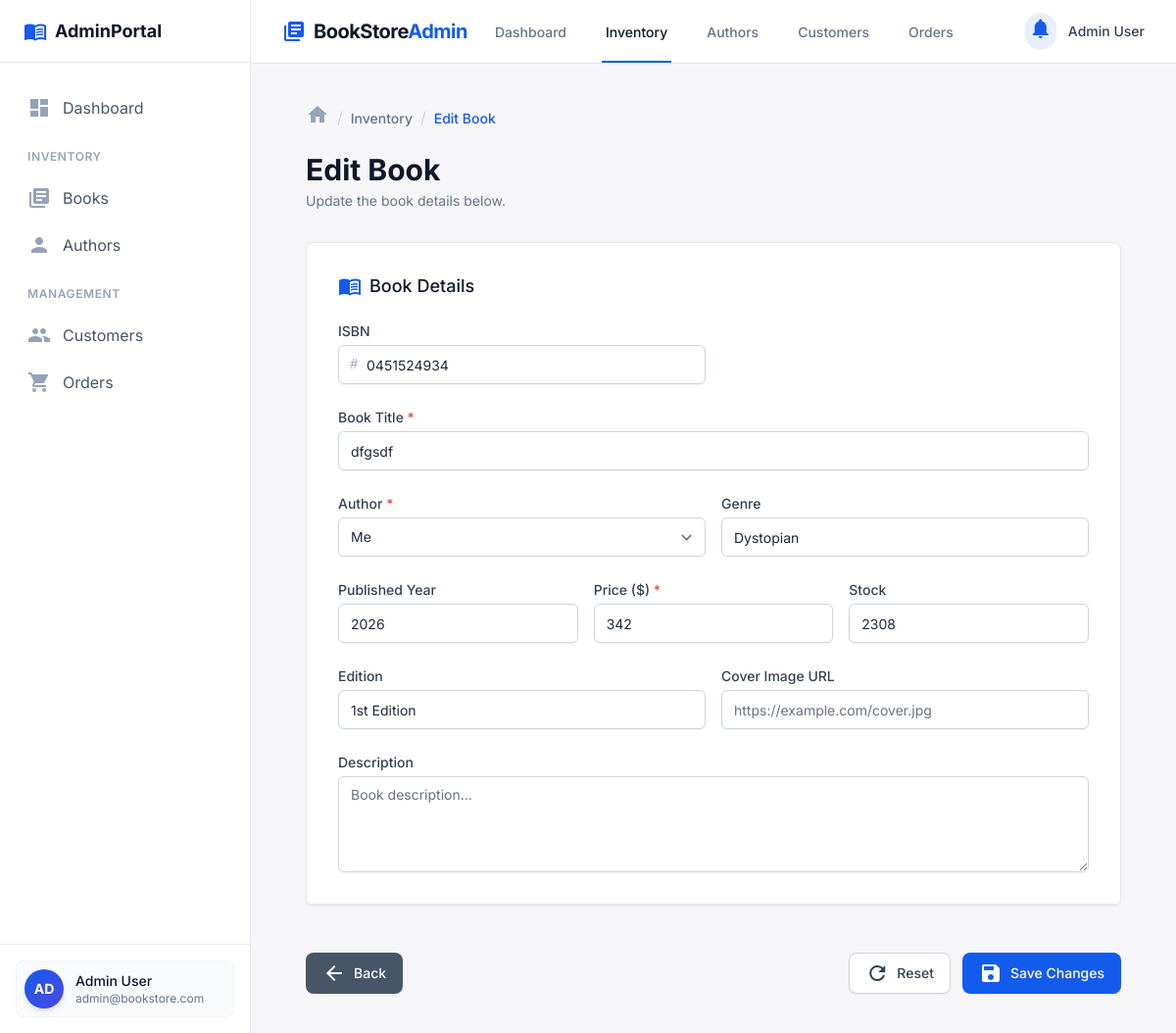
/index.php?page=editbook&id=1, run on the app's committed database.
### tables this page shows
CREATE TABLE BOOKS (
    BOOK_ID INTEGER PRIMARY KEY AUTOINCREMENT,
    TITLE TEXT NOT NULL,
    AUTHOR_ID INTEGER NOT NULL,
    ISBN TEXT, 
    GENRE TEXT,
    PUBLISHED_YEAR INTEGER,
    PRICE REAL NOT NULL,
    STOCK INTEGER,
    EDITION TEXT,
    COVER_URL TEXT,
    DESCRIPTION TEXT,
    FOREIGN KEY (AUTHOR_ID) REFERENCES AUTHORS(AUTHOR_ID)
);

CREATE TABLE AUTHORS (
    AUTHOR_ID INTEGER PRIMARY KEY AUTOINCREMENT,
    NAME TEXT NOT NULL,
    BIOGRAPHY TEXT
, ROYALTY REAL DEFAULT 0.0);

### views/EditBook.php (the view, shortened to what the rows shown need)
<?php
require_once __DIR__ . '/../controllers/BookController.php';
require_once __DIR__ . '/../controllers/AuthorController.php';
$authors = getAllAuthors();
$book = null;
if (!isset($_GET['id'])) {
    $error = 'No book selected.';
} else {
    $book = getBookById(intval($_GET['id']));
}
?>
<!DOCTYPE html>
<html lang="en">
<head>
    <script src="https://cdn.tailwindcss.com?plugins=forms,container-queries"></script>
    <script id="tailwind-config">
        tailwind.config = {
            darkMode: "class",
            theme: {
                extend: {
                    colors: {
                        "primary": "#135bec",
                        "primary-hover": "#0f4bc2",
                        "background-light": "#f6f6f8",
                        "background-dark": "#101622",
                    },
                    fontFamily: {
                        "display": ["Inter", "sans-serif"]
                    },
                    borderRadius: {"DEFAULT": "0.25rem", "lg": "0.5rem", "xl": "0.75rem", "full": "9999px"},
                },
            },
        }
    </script>
</head>
<body class="bg-background-light dark:bg-background-dark font-display text-slate-800 dark:text-slate-200 min-h-screen flex flex-col">
    <main class="flex-grow py-10">
        <div class="max-w-4xl mx-auto px-4 sm:px-6 lg:px-8">
            <div class="md:flex md:items-center md:justify-between mb-8">
                <div class="flex-1 min-w-0">
                    <h2 class="text-2xl font-bold leading-7 text-slate-900 dark:text-white sm:text-3xl sm:truncate">
                        Edit Book
                    </h2>
                </div>
            </div>
            <?php if ($book): ?>
            <form action="#" class="space-y-6" method="POST">
                <div class="bg-white dark:bg-slate-900 shadow-sm rounded-lg border border-slate-200 dark:border-slate-800 overflow-hidden">
                    <div class="p-6 sm:p-8 space-y-6 border-b border-slate-200 dark:border-slate-800">
                        <h3 class="text-lg leading-6 font-medium text-slate-900 dark:text-white flex items-center gap-2">
                            <span class="material-icons text-primary text-xl">menu_book</span>
                            Book Details
                        </h3>
                        <div class="grid grid-cols-1 gap-y-6 gap-x-4 sm:grid-cols-6">
                            <div class="sm:col-span-3">
                                <label class="block text-sm font-medium text-slate-700 dark:text-slate-300" for="isbn">
                                    ISBN
                                </label>
                                <div class="mt-1 relative rounded-md shadow-sm">
                                    <div class="absolute inset-y-0 left-0 pl-3 flex items-center pointer-events-none">
                                        <span class="text-slate-400 text-sm font-mono">#</span>
                                    </div>
                                    <input class="focus:ring-primary focus:border-primary block w-full pl-7 sm:text-sm border-slate-300 dark:border-slate-700 dark:bg-slate-800 dark:text-white rounded-md h-10" id="isbn" name="isbn" placeholder="Enter ISBN" type="text" value="<?= htmlspecialchars($book['ISBN'] ?? '') ?>"/>
                                </div>
                            </div>
                            <div class="sm:col-span-6">
                                <label class="block text-sm font-medium text-slate-700 dark:text-slate-300" for="title">
                                    Book Title <span class="text-red-500">*</span>
                                </label>
                                <div class="mt-1">
                                    <input class="shadow-sm focus:ring-primary focus:border-primary block w-full sm:text-sm border-slate-300 dark:border-slate-700 dark:bg-slate-800 dark:text-white rounded-md h-10 px-3" id="title" name="title" placeholder="e.g. The Great Gatsby" type="text" value="<?= htmlspecialchars($book['TITLE'] ?? '') ?>" required/>
                                </div>
                            </div>
                            <div class="sm:col-span-3">
                                <label class="block text-sm font-medium text-slate-700 dark:text-slate-300" for="author_id">
                                    Author <span class="text-red-500">*</span>
                                </label>
                                <div class="mt-1">
                                    <select class="shadow-sm focus:ring-primary focus:border-primary block w-full sm:text-sm border-slate-300 dark:border-slate-700 dark:bg-slate-800 dark:text-white rounded-md h-10 px-3" id="author_id" name="author_id" required>
                                        <?php foreach ($authors as $author): ?>
                                            <option value="<?= $author['AUTHOR_ID'] ?>" <?= ($book && $book['AUTHOR_ID'] == $author['AUTHOR_ID']) ? 'selected' : '' ?>><?= htmlspecialchars($author['NAME']) ?></option>
                                        <?php endforeach; ?>
                                    </select>
                                </div>
                            </div>
                            <div class="sm:col-span-3">
                                <label class="block text-sm font-medium text-slate-700 dark:text-slate-300" for="genre">
                                    Genre
                                </label>
                                <div class="mt-1">
                                    <input class="shadow-sm focus:ring-primary focus:border-primary block w-full sm:text-sm border-slate-300 dark:border-slate-700 dark:bg-slate-800 dark:text-white rounded-md h-10 px-3" id="genre" name="genre" placeholder="e.g. Fiction" type="text" value="<?= htmlspecialchars($book['GENRE'] ?? '') ?>"/>
                                </div>
                            </div>
                            <div class="sm:col-span-2">
                                <label class="block text-sm font-medium text-slate-700 dark:text-slate-300" for="published_year">
                                    Published Year
                                </label>
                                <div class="mt-1">
                                    <input class="shadow-sm focus:ring-primary focus:border-primary block w-full sm:text-sm border-slate-300 dark:border-slate-700 dark:bg-slate-800 dark:text-white rounded-md h-10 px-3" id="published_year" name="published_year" placeholder="e.g. 2023" type="number" min="1000" max="<?= date('Y') ?>" value="<?= htmlspecialchars($book['PUBLISHED_YEAR'] ?? '') ?>"/>
                                </div>
                            </div>
                            <div class="sm:col-span-2">
                                <label class="block text-sm font-medium text-slate-700 dark:text-slate-300" for="price">
                                    Price ($) <span class="text-red-500">*</span>
                                </label>
                                <div class="mt-1">
                                    <input class="shadow-sm focus:ring-primary focus:border-primary block w-full sm:text-sm border-slate-300 dark:border-slate-700 dark:bg-slate-800 dark:text-white rounded-md h-10 px-3" id="price" name="price" placeholder="0.00" step="0.01" min="0" type="number" value="<?= htmlspecialchars($book['PRICE'] ?? '') ?>" required/>
                                </div>
                            </div>
                            <div class="sm:col-span-2">
                                <label class="block text-sm font-medium text-slate-700 dark:text-slate-300" for="stock">
                                    Stock
                                </label>
                                <div class="mt-1">
                                    <input class="shadow-sm focus:ring-primary focus:border-primary block w-full sm:text-sm border-slate-300 dark:border-slate-700 dark:bg-slate-800 dark:text-white rounded-md h-10 px-3" id="stock" name="stock" placeholder="0" min="0" type="number" value="<?= htmlspecialchars($book['STOCK'] ?? '') ?>"/>
                                </div>
                            </div>
                            <div class="sm:col-span-3">
                                <label class="block text-sm font-medium text-slate-700 dark:text-slate-300" for="edition">
                                    Edition
                                </label>
                                <div class="mt-1">
                                    <input class="shadow-sm focus:ring-primary focus:border-primary block w-full sm:text-sm border-slate-300 dark:border-slate-700 dark:bg-slate-800 dark:text-white rounded-md h-10 px-3" id="edition" name="edition" placeholder="e.g. 1st Edition" type="text" value="<?= htmlspecialchars($book['EDITION'] ?? '') ?>"/>
                                </div>
                            </div>
                            <div class="sm:col-span-3">
                                <label class="block text-sm font-medium text-slate-700 dark:text-slate-300" for="cover_url">
                                    Cover Image URL
                                </label>
                                <div class="mt-1">
                                    <input class="shadow-sm focus:ring-primary focus:border-primary block w-full sm:text-sm border-slate-300 dark:border-slate-700 dark:bg-slate-800 dark:text-white rounded-md h-10 px-3" id="cover_url" name="cover_url" placeholder="https://example.com/cover.jpg" type="url" value="<?= htmlspecialchars($book['COVER_URL'] ?? '') ?>"/>
                                </div>
                            </div>
                            <div class="sm:col-span-6">
                                <label class="block text-sm font-medium text-slate-700 dark:text-slate-300" for="description">
                                    Description
                                </label>
                                <div class="mt-1">
                                    <textarea class="shadow-sm focus:ring-primary focus:border-primary block w-full sm:text-sm border-slate-300 dark:border-slate-700 dark:bg-slate-800 dark:text-white rounded-md px-3 py-2" id="description" name="description" rows="4" placeholder="Book description..."><?= htmlspecialchars($book['DESCRIPTION'] ?? '') ?></textarea>
                                </div>
                            </div>
                        </div>
                    </div>
                </div>
                <div class="flex items-center justify-between pt-6">
                    <button class="inline-flex items-center justify-center px-4 py-2 border border-transparent text-sm font-medium rounded-lg shadow-sm text-white bg-slate-600 hover:bg-slate-700 focus:outline-none focus:ring-2 focus:ring-offset-2 focus:ring-slate-500 transition-all dark:bg-slate-700 dark:hover:bg-slate-600" type="button" onclick="window.history.back()">
                        <span class="material-icons text-lg mr-2">arrow_back</span>
                        Back
                    </button>
                    <div class="flex gap-3">
                        <button class="inline-flex items-center justify-center px-4 py-2 border border-slate-300 text-sm font-medium rounded-lg shadow-sm text-slate-700 dark:text-slate-300 bg-white dark:bg-slate-800 hover:bg-slate-50 dark:hover:bg-slate-700 focus:outline-none focus:ring-2 focus:ring-offset-2 focus:ring-primary transition-all dark:border-slate-600" type="reset">
                            <span class="material-icons text-lg mr-2">refresh</span>
                            Reset
                        </button>
                        <button class="inline-flex items-center justify-center px-4 py-2 border border-transparent text-sm font-medium rounded-lg shadow-sm text-white bg-primary hover:bg-primary-hover focus:outline-none focus:ring-2 focus:ring-offset-2 focus:ring-primary transition-all" type="submit">
                            <span class="material-icons text-lg mr-2">save</span>
                            Save Changes
                        </button>
                    </div>
                </div>
            </form>
            <?php endif; ?>
        </div>
    </main>
</body>
</html>

### data on the page
books: isbn "0451524934", title "dfgsdf", author_id "Me", genre "Dystopian", published_year "2026", price "342", stock "2308", edition "1st Edition"
